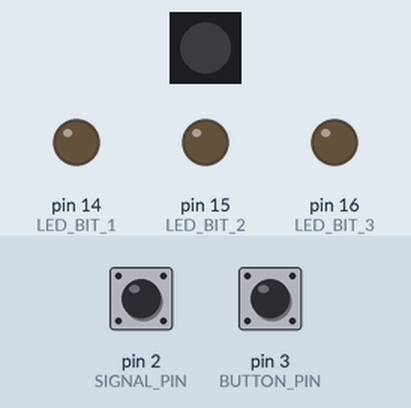
A sketch run on a simulated Arduino Uno, built with avr-gcc and run on an emulated ATmega328P. On the bench: 1 RGB LEDs in strip order, left to right, output pins drawn as LEDs (lit = HIGH). Dashed ring = blinking. The test bench sets the inputs (shaded band); at power-on: pin 3 (BUTTON_PIN) LOW, pin 2 (SIGNAL_PIN) HIGH.

Above: at 1.2 s.
1.3 s: pin 3 (BUTTON_PIN) pulled HIGH for 0.15 s
At 1.68 s:
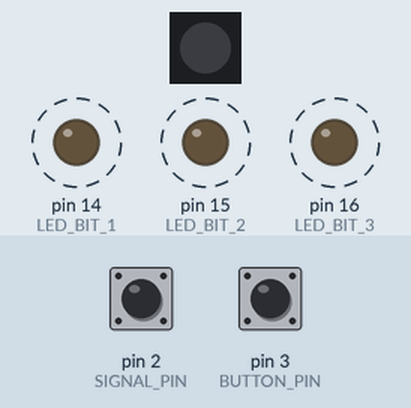
4.3 s: pin 2 (SIGNAL_PIN) pulled LOW for 0.15 s
At 4.88 s:
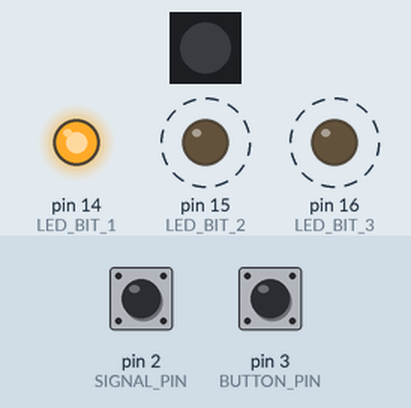
7.3 s: pin 2 (SIGNAL_PIN) pulled LOW for 1 s
10.3 s: pin 2 (SIGNAL_PIN) pulled LOW for 3.2 s
At 10.96 s:
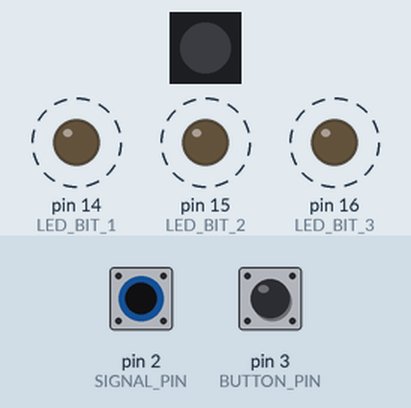
Timing chart, 0 to 16.0 s (numbered marks = the images above; inputs shaded):
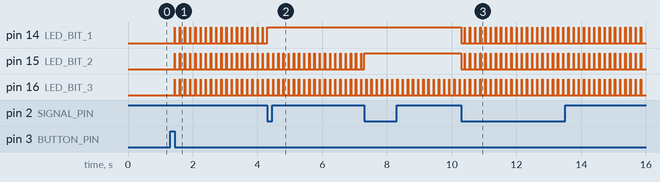

The sketch:

universe_splitter.ino
```cpp
#include <Adafruit_NeoPixel.h>

#define NEO_PIN            8
#define SIGNAL_PIN         2
#define BUTTON_PIN         3

#define STATE_SLEEP        0
#define STATE_COUNT_1      1
#define STATE_COUNT_2      2
#define STATE_COUNT_3      3
#define STATE_DISPLAY      4

#define DEBOUNCE_INTERVAL  10
#define INTERVAL_TOLERANCE 25
#define LED_BIT_1          PC0
#define LED_BIT_2          PC1
#define LED_BIT_3          PC2
#define LEDS_ON            ((1 << LED_BIT_1) | (1 << LED_BIT_2) | (1 << LED_BIT_3))
#define DISPLAY_SOLID      2000
#define DISPLAY_FADE       3000

Adafruit_NeoPixel strip(1, NEO_PIN, NEO_GRB + NEO_KHZ800);

volatile unsigned long eventTimes[3];
volatile uint8_t state = STATE_SLEEP;
volatile unsigned long interruptDebounce = 0;
unsigned long display_start = 0;

void setup() {
  DDRC |= LEDS_ON;
  strip.begin();
  strip.show();
  strip.setBrightness(50);
  strip.setPixelColor(0, strip.Color(0, 0, 0));

  pinMode(SIGNAL_PIN, INPUT_PULLUP);
  pinMode(BUTTON_PIN, INPUT);
  attachInterrupt(digitalPinToInterrupt(SIGNAL_PIN), eventDetected, FALLING);
  attachInterrupt(digitalPinToInterrupt(BUTTON_PIN), wakeUp, RISING);
}

void wakeUp() {
  if (state != STATE_SLEEP) return;
  state = STATE_COUNT_1;
}

void eventDetected() {
  if (state == STATE_DISPLAY || state == STATE_SLEEP) return;
  unsigned long timeStamp = millis();
  if (timeStamp - interruptDebounce < DEBOUNCE_INTERVAL) return;
  interruptDebounce = timeStamp;
  eventTimes[state-1] = timeStamp;
  state++;
}

void loop() {
  switch (state) {
    case STATE_SLEEP: enterSleepMode(); break;
    case STATE_COUNT_1:
    case STATE_COUNT_2:
    case STATE_COUNT_3: handleCountState(); break;
    case STATE_DISPLAY: handleDisplayState(); break;
  }
}

void enterSleepMode() {
  PORTC = 0;
  sleep_mode();
}

void handleCountState() {
  unsigned long blink = millis() / 8 % 20 == 0;
  unsigned char led_bits = 0;
  led_bits |= (state > STATE_COUNT_1 ? 1 : blink) << LED_BIT_1;
  led_bits |= (state > STATE_COUNT_2 ? 1 : blink) << LED_BIT_2;
  led_bits |= (state > STATE_COUNT_3 ? 1 : blink) << LED_BIT_3;
  PORTC = led_bits;
}

void handleDisplayState() {
  if (display_start == 0) display_start = millis();
  PORTC |= LEDS_ON;
  signed long display_age = millis() - display_start;
  unsigned int intensity = display_age < DISPLAY_SOLID ? 255 : map(display_age, DISPLAY_SOLID, DISPLAY_SOLID + DISPLAY_FADE, 255, 0);
  unsigned long AB_time = eventTimes[1] - eventTimes[0];
  unsigned long BC_time = eventTimes[2] - eventTimes[1];
  unsigned long difference =
    AB_time > BC_time
        ? AB_time - BC_time
        : BC_time - AB_time;

  if (difference < INTERVAL_TOLERANCE) {
    display_start = 0;
    state = STATE_COUNT_1;
    return;
  }
  if (AB_time < BC_time) {
    strip.setPixelColor(0, strip.Color(intensity, 0, 0));
  } else {
    strip.setPixelColor(0, strip.Color(0, intensity, 0));
  }
  if (display_age > DISPLAY_SOLID + DISPLAY_FADE) {
    display_start = 0;
    state = STATE_SLEEP;
    strip.setPixelColor(0, strip.Color(0, 0, 0));
  }
  strip.show();
}
```

Measured:
- after the input at 1.3 s, pin 14 (LED_BIT_1), pin 15 (LED_BIT_2), pin 16 (LED_BIT_3): alternates HIGH for 0.01 s and LOW for 0.15 s, starting after 0.14 s
- after the input at 4.3 s, pin 14 (LED_BIT_1): goes on until 4.3 s, then stays HIGH
- after the input at 10.3 s, pin 14 (LED_BIT_1), pin 15 (LED_BIT_2): alternates HIGH for 0.01 s and LOW for 0.15 s, starting at once
